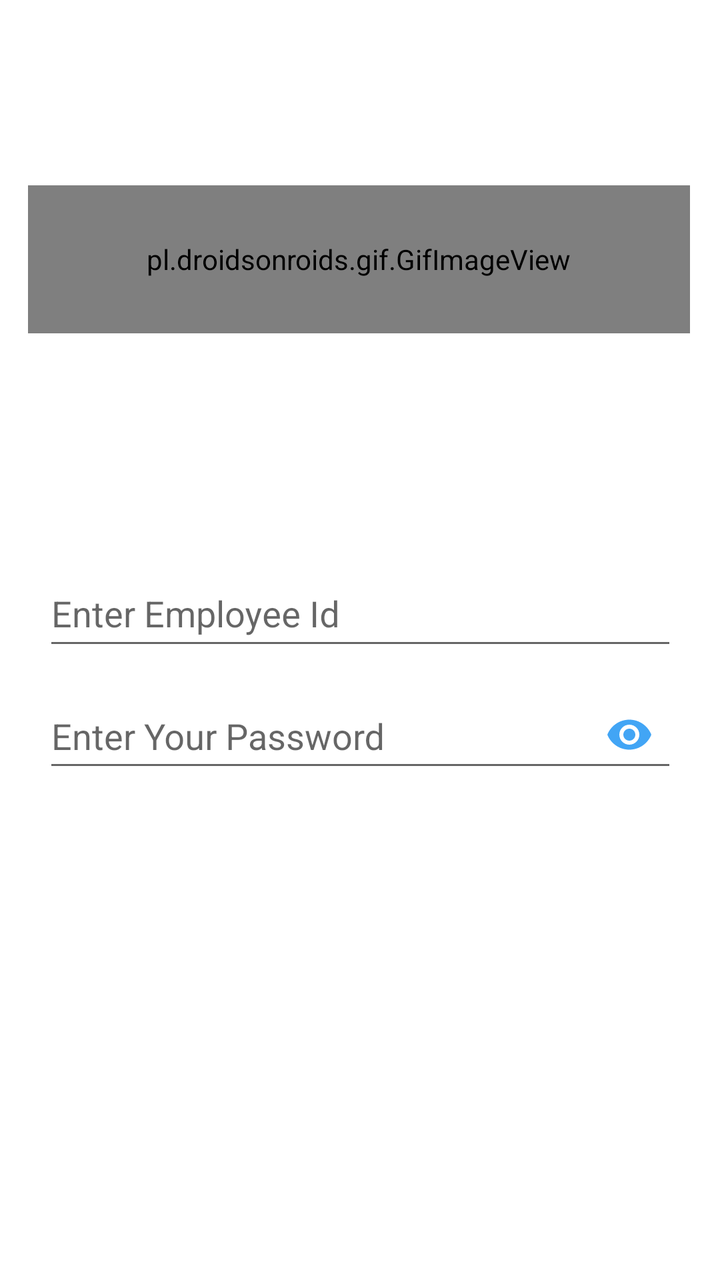
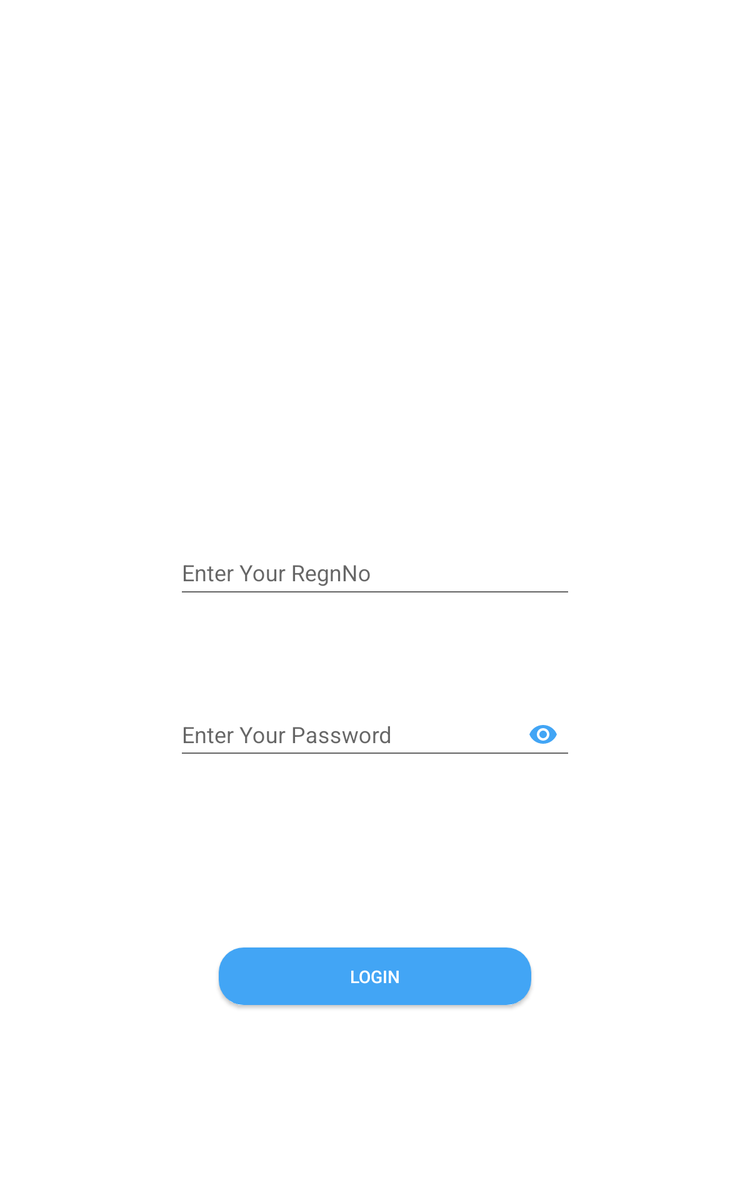

One screen, two layout resources from the same app: the default and the repository's alternative for another configuration. Each is rendered where Android would select it; the XML of both is given below.
<!-- AndroidManifest.xml: application theme AppTheme -->
<!-- res/layout/activity_teacher_login.xml -->
<?xml version="1.0" encoding="utf-8"?>
<ScrollView xmlns:android="http://schemas.android.com/apk/res/android"
    xmlns:app="http://schemas.android.com/apk/res-auto"
    xmlns:tools="http://schemas.android.com/tools"
    android:layout_width="match_parent"
    android:layout_height="match_parent"
    android:background="@color/white"
    tools:context="com.example.user.attendance_tracker.TeacherLogin">
    <android.support.constraint.ConstraintLayout
        android:layout_width="match_parent"
        android:layout_height="match_parent"

        tools:context="com.example.user.attendance_tracker.TeacherLogin">

        <android.support.design.widget.TextInputLayout
            android:id="@+id/teacherIdLayout"
            android:layout_width="317dp"
            android:layout_height="62dp"
            android:layout_marginEnd="47dp"
            android:layout_marginStart="47dp"
            android:layout_marginTop="268dp"
            app:hintAnimationEnabled="true"
            app:hintTextAppearance="@style/HintText"
            app:layout_constraintEnd_toEndOf="parent"
            app:layout_constraintStart_toStartOf="parent"
            app:layout_constraintTop_toTopOf="parent">

            <android.support.design.widget.TextInputEditText
                android:id="@+id/regNo"
                android:layout_width="match_parent"
                android:layout_height="match_parent"

                android:hint="Enter Employee Id"



                />
        </android.support.design.widget.TextInputLayout>


        <android.support.design.widget.TextInputLayout
            android:id="@+id/textInputLayout2"
            android:layout_width="317dp"
            android:layout_height="61dp"
            app:hintTextAppearance="@style/HintText"
            app:layout_constraintBottom_toTopOf="@+id/loginBtn"
            app:layout_constraintEnd_toEndOf="parent"
            app:layout_constraintStart_toStartOf="parent"
            app:layout_constraintTop_toBottomOf="@+id/teacherIdLayout"

            app:layout_constraintVertical_bias="0.213"
            app:passwordToggleEnabled="true"
            app:passwordToggleTint="@color/backgroundBlue">

            <android.support.design.widget.TextInputEditText
                android:id="@+id/pass"

                android:layout_width="match_parent"
                android:layout_height="match_parent"

                android:hint="Enter Your Password"

                android:inputType="textPassword" />
        </android.support.design.widget.TextInputLayout>

        <Button
            android:id="@+id/loginBtn"
            android:layout_width="250dp"
            android:layout_height="46dp"
            android:layout_marginEnd="223dp"
            android:layout_marginStart="190dp"
            android:layout_marginTop="86dp"
            android:background="@drawable/button_background"
            android:text="Login"
            android:textColor="@color/white"
            app:layout_constraintBottom_toBottomOf="parent"
            app:layout_constraintEnd_toEndOf="parent"
            app:layout_constraintHorizontal_bias="0.436"
            app:layout_constraintStart_toStartOf="parent"
            app:layout_constraintTop_toBottomOf="@+id/textInputLayout2" />

        <pl.droidsonroids.gif.GifImageView
            android:layout_width="331dp"
            android:layout_height="74dp"
            android:layout_marginBottom="75dp"
            android:layout_marginEnd="118dp"
            android:layout_marginStart="117dp"
            android:layout_marginTop="66dp"
            android:src="@drawable/teacher_login_gif"
            app:layout_constraintBottom_toTopOf="@+id/teacherIdLayout"
            app:layout_constraintEnd_toEndOf="parent"
            app:layout_constraintStart_toStartOf="parent"
            app:layout_constraintTop_toTopOf="parent" />
    </android.support.constraint.ConstraintLayout>

</ScrollView>
<!-- resources referenced by this layout -->
<resources>
  <color name="backgroundBlue">#42A5F5</color>
  <color name="white">#FFF</color>
  <!-- drawable button_background (drawable) -->
  <?xml version="1.0" encoding="utf-8"?>
  <shape xmlns:android="http://schemas.android.com/apk/res/android"
      android:shape="rectangle">
  
      <gradient
         android:startColor="#42A5F5"
          android:endColor="#42A5F5"/>
  
      <corners
  
          android:radius="20dp"
          />
  
  </shape>
  <!-- drawable teacher_login_gif: gif bitmap (drawable, 81763 bytes) -->
  <style name="HintText" parent="TextAppearance.Design.Hint">
          <item name="android:textSize">15sp</item>
          <item name="android:textColor">@color/backgroundBlue</item>
      </style>
  <style name="AppTheme" parent="Theme.AppCompat.Light.NoActionBar">
          
      </style>
</resources>
<!-- res/layout-sw480dp/activity_teacher_login.xml (the repository's variant of the layout above) -->
<!-- drawn on a 7-inch tablet held upright -->
<?xml version="1.0" encoding="utf-8"?>
<android.support.constraint.ConstraintLayout xmlns:android="http://schemas.android.com/apk/res/android"
    xmlns:app="http://schemas.android.com/apk/res-auto"
    xmlns:tools="http://schemas.android.com/tools"
    android:layout_width="match_parent"
    android:layout_height="match_parent"
    android:background="@color/white"
    tools:context="com.example.user.attendance_tracker.TeacherLogin">

    <android.support.design.widget.TextInputLayout
        android:id="@+id/teacherIdLayout"
        android:layout_width="317dp"
        android:layout_height="62dp"
        android:layout_marginEnd="47dp"
        android:layout_marginStart="47dp"
        android:layout_marginTop="420dp"
        app:hintAnimationEnabled="true"
        app:hintTextAppearance="@style/HintText"
        app:layout_constraintEnd_toEndOf="parent"
        app:layout_constraintStart_toStartOf="parent"
        app:layout_constraintTop_toTopOf="parent">

        <android.support.design.widget.TextInputEditText
            android:id="@+id/regNo"
            android:layout_width="match_parent"
            android:layout_height="match_parent"

            android:hint="Enter Your RegnNo"
            android:inputType="number"


            />
    </android.support.design.widget.TextInputLayout>


    <android.support.design.widget.TextInputLayout
        android:id="@+id/textInputLayout2"
        android:layout_width="317dp"
        android:layout_height="61dp"
        android:layout_marginTop="28dp"
        app:hintTextAppearance="@style/HintText"
        app:layout_constraintBottom_toTopOf="@+id/loginBtn"
        app:layout_constraintEnd_toEndOf="parent"
        app:layout_constraintStart_toStartOf="parent"

        app:layout_constraintTop_toBottomOf="@+id/teacherIdLayout"
        app:layout_constraintVertical_bias="0.213"
        app:passwordToggleEnabled="true"
        app:passwordToggleTint="@color/backgroundBlue">

        <android.support.design.widget.TextInputEditText
            android:id="@+id/pass"

            android:layout_width="match_parent"
            android:layout_height="match_parent"

            android:hint="Enter Your Password"

            android:inputType="textPassword" />
    </android.support.design.widget.TextInputLayout>

    <Button
        android:id="@+id/loginBtn"
        android:layout_width="250dp"
        android:layout_height="46dp"
        android:layout_marginBottom="156dp"
        android:layout_marginEnd="223dp"
        android:layout_marginStart="190dp"
        android:background="@drawable/button_background"
        android:text="Login"
        android:textColor="@color/white"
        app:layout_constraintBottom_toBottomOf="parent"
        app:layout_constraintEnd_toEndOf="parent"
        app:layout_constraintHorizontal_bias="0.241"
        app:layout_constraintStart_toStartOf="parent" />
</android.support.constraint.ConstraintLayout>
<!-- resources referenced by the variant -->
<!-- as a 7-inch tablet held upright resolves them -->
<resources>
  <color name="backgroundBlue">#42A5F5</color>
  <color name="white">#FFF</color>
  <!-- drawable button_background (drawable) -->
  <?xml version="1.0" encoding="utf-8"?>
  <shape xmlns:android="http://schemas.android.com/apk/res/android"
      android:shape="rectangle">
  
      <gradient
         android:startColor="#42A5F5"
          android:endColor="#42A5F5"/>
  
      <corners
  
          android:radius="20dp"
          />
  
  </shape>
  <style name="HintText" parent="TextAppearance.Design.Hint">
          <item name="android:textSize">15sp</item>
          <item name="android:textColor">@color/backgroundBlue</item>
      </style>
  <style name="AppTheme" parent="Theme.AppCompat.Light.NoActionBar">
          
      </style>
</resources>
